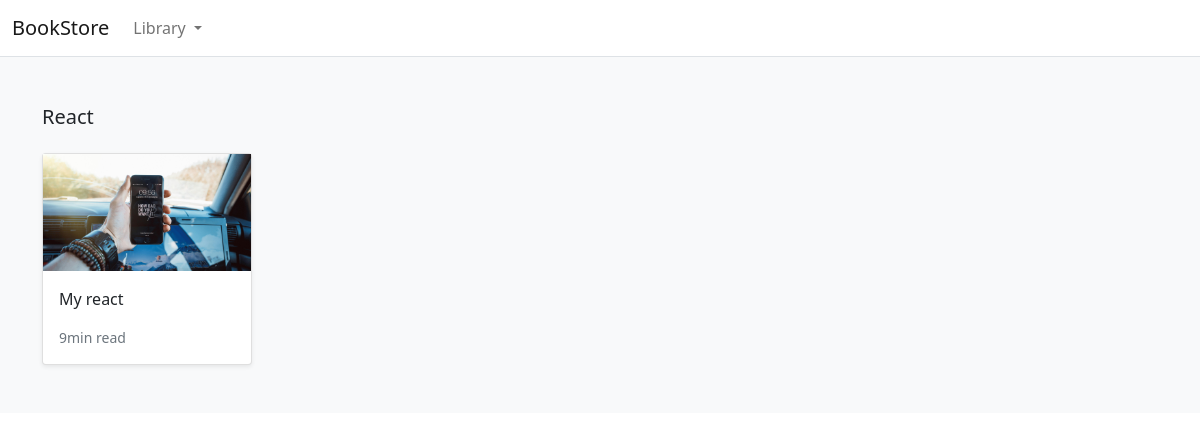
Page /search/react/ on the committed database.
### myapp/models.py (models this page shows, shortened)
class Category(models.Model):
    name = models.CharField(max_length=255, db_index=True)
    slug = models.SlugField(max_length=255, unique=True)
    class Meta:
        verbose_name_plural = 'categories'
    def get_absolute_url(self):
        return reverse('myapp:category_list', args=[self.slug])

class Product(models.Model):
    category = models.ForeignKey(Category, related_name='category', on_delete=models.CASCADE)
    created_by = models.ForeignKey(User, related_name='created_by', on_delete=models.CASCADE)
    title = models.CharField(max_length=255)
    author = models.CharField(max_length=255, default='admin')
    description = models.TextField(blank=True)
    image = models.ImageField(upload_to='images/')
    price = models.DecimalField(max_digits=8, decimal_places=2)
    slug = models.SlugField(max_length=255)
    in_stock = models.BooleanField(default=True)
    created = models.DateTimeField(auto_now_add=True)
    updated = models.DateTimeField(auto_now_add=True)
    is_active = models.BooleanField(default=True)
    objects = models.Manager()
    products = ProductManager()
    class Meta:
        verbose_name_plural = 'products'
        ordering = ('-created',)
    def get_absolute_url(self):
        return reverse('myapp:product_detail', args=[self.slug])

### myapp/views.py (the view)
# urls.py: path('search/<slug:category_slug>/', views.category_list, name='category_list'),
def category_list(request, category_slug):
    category = get_object_or_404(Category, slug=category_slug)
    products = Product.objects.filter(category=category)
    return render(request, 'products/categories.html', {'category':category, 'products':products})

### myapp/views.py (called while the page is built)
def categories(request):
    return {
        'categories': Category.objects.all()
    }

### myapp/templates/products/categories.html (shortened to what this page needs)
{% extends "../base.html" %}
{% load static %}
{% block content %}
<main>
  <div class="album py-5 bg-light">
    <div class="container">
      <div class="pb-3 h5">{{category.name|title}}</div>
      <div class="row row-cols-1 row-cols-sm-2 row-cols-md-5 g-3">
        {% for product in products %}
        <div class="col">
          <div class="card shadow-sm">
          <img class="img-fluid" alt="Responsive image" src="{{ product.image.url }}">
            <div class="card-body">
              <p class="card-text">
                <a class="text-dark text-decoration-none" href="{{ product.get_absolute_url }}">{{ product.title }}</a>
              </p>
              <div class="d-flex justify-content-between align-items-center">
                <small class="text-muted">9min read</small>
              </div>
            </div>
          </div>
        </div>
        {% endfor %}
      </div>
    </div>
  </div>
</main>
{% endblock %}

### rows in the picture
Category: name "React"
Product: image (picture), title "My react"
